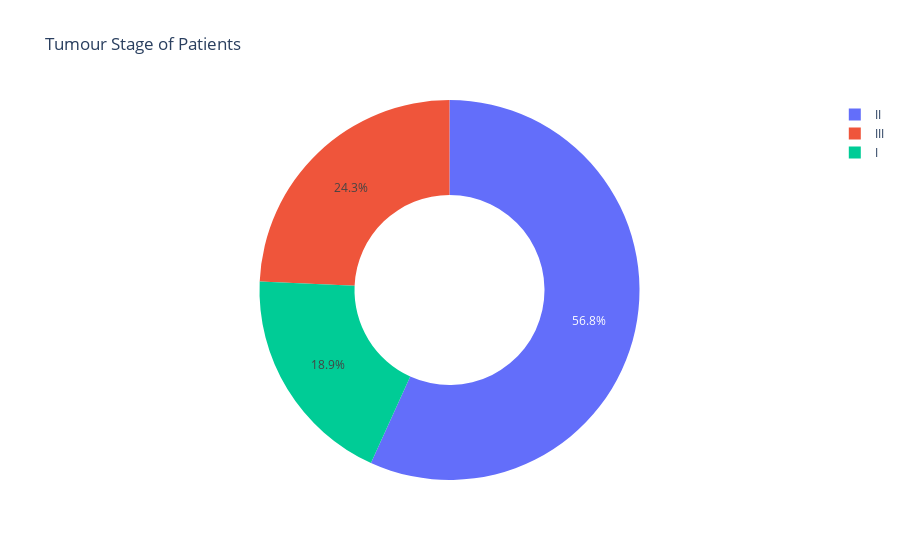

The notebook cell this image was saved under:
### Code cell
# Tumour_Stage
stage = data['Tumour_Stage'].value_counts()
transactions = stage.index
quantity = stage.values

figure = px.pie(data, values = quantity, names = transactions, hole = 0.5, title = 'Tumour Stage of Patients')
figure.show()

### Figure 1 — Plotly figure (JSON) as saved in the notebook; plotly's stock layout.template omitted (floating-point values rounded to 4 significant figures)
{"data": [{"domain": {"x": [0, 1], "y": [0, 1]}, "hole": 0.5, "hovertemplate": "label=%{label}<br>value=%{value}<extra></extra>", "labels": ["II", "III", "I"], "legendgroup": "", "name": "", "showlegend": true, "type": "pie", "values": [180, 77, 60]}], "layout": {"legend": {"tracegroupgap": 0}, "title": {"text": "Tumour Stage of Patients"}}}
